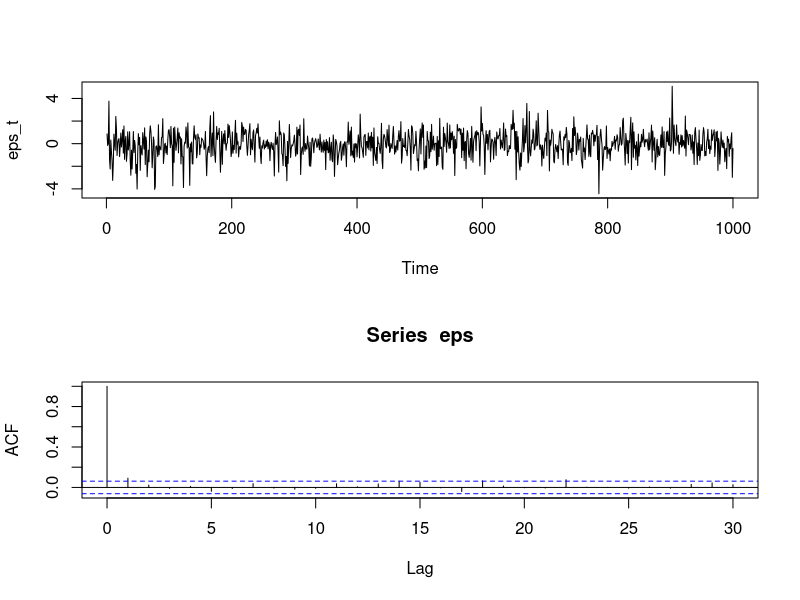
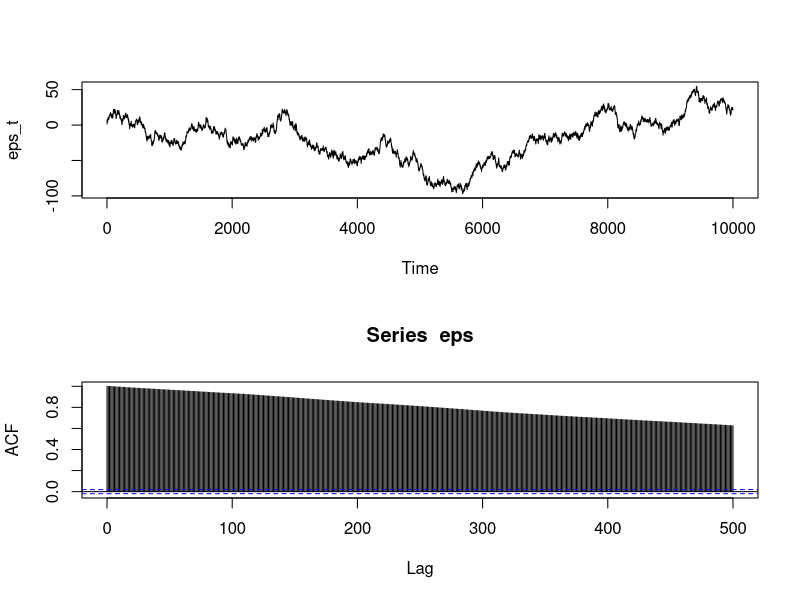
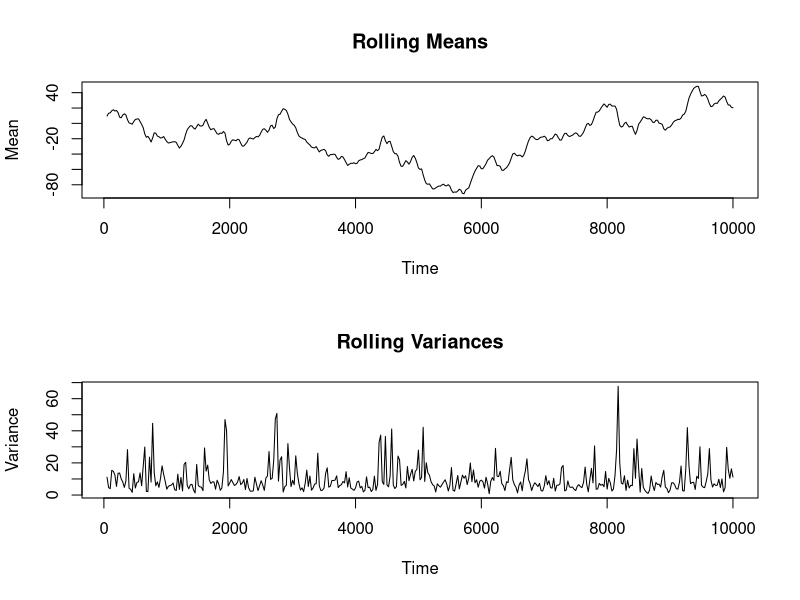

Write R code to recreate these figures, in order.
## *****************************************************************************
## Course: Econometrics
## 
## LMEF/MEF - University of Naples "Federico II"
## (c) Pietro Coretto (pcoretto@unisa.it)
##
## Topics:
##   * simulation of stochastic processes 
##   * rolling estimates 
## *****************************************************************************






## Simulate an AR(1) stochastic process (homework)
## -----------------------------------------------

## Set a seed for reproducibility of the results.
set.seed(134522)

## Fix constants
N      <- 1000
rho    <- 0.1
eps0   <- 1
u0     <- 0 ## although this is not needed

## initialize the container for the eps_t with an appropriate type
eps    <- rep(0, time = N)

## Sample the iid sequence for u
u      <- rt(N, df=10)

## compute the first term of the sequence
eps[1] <- rho * eps0 + u[1]

## loop over t=2,3,...N to complete the sequence
## !!! the for loop may be avoided using vector operations 
for(i in 2:N){
   eps[i] <- rho * eps[i-1] + u[i]
}

## make a 2-plots graphic display
par(mfrow=c(2,1))
plot(eps, t='l', xlab='Time', ylab='eps_t')
acf(eps, lag.max=30)


## comment the seed line above and re-run the same code several times to see
## alternative sample paths of the same process





## Now set rho=1, the rest of the code remains unchanged
set.seed(32667)
N      <- 10000
rho    <- 1
eps0   <- 1
u0     <- 0
eps    <- rep(0, time = N)
u      <- rt(N, df=10)
eps[1] <- rho * eps0 + u[1]
for(i in 2:N){
   eps[i] <- rho * eps[i-1] + u[i]
}
par(mfrow=c(2,1))
plot(eps, t='l', xlab='Time', ylab='eps_t')
acf(eps, lag.max=500)


## comment the seed line above and re-run the same code sevral times to see
## alternative sample paths of the same process














## Rolling mean and variance (homeworks)
## -------------------------------------

## Re-run the code above to produce the eps vector with rho=0.1, store the result
## in a vector x
x     <- eps
N     <- length(x)
w     <- 50    ## window length
l     <- 25    ## period

## Construct the indeces of the starting time of each subsequence
## These correpond to the big T in the formula (big T must never be used to
## store variables!)
delta   <- floor({N-w}/l)
t       <- w + {0:delta} * l ## t corresponts to T in the formula of hw file 

## Initialize the containers in which we store rolling estimates
hatmean <- rep(0, length(t))
hatvar  <- rep(0, length(t))
for (i in 1:length(t)){
   ## The following is the key line  where we pick the  data on which we form our
   ## estimate at time t[i]
   y          <- x[  {t[i] - w + 1 } : t[i]  ]
   hatmean[i] <- mean(y)
   hatvar[i]  <- var(y)
}


## Plot the two sequences of estimates in parallel plots
par(mfrow=c(2,1))
plot(t, hatmean, t='l', xlab='Time', ylab='Mean', main='Rolling Means')
plot(t, hatvar, t='l', xlab='Time', ylab='Variance', main='Rolling Variances')


## Re-run the code to simulate the process with rho=1 and re-run the previous
## block to re-estimate rolling mean and variances. Yuo can try yourself to
## explore what happens chaning w and l parameters.


## Hint: you may look at library(zoo), that can be installed from CRAN as follows
## install.packages("zoo")
